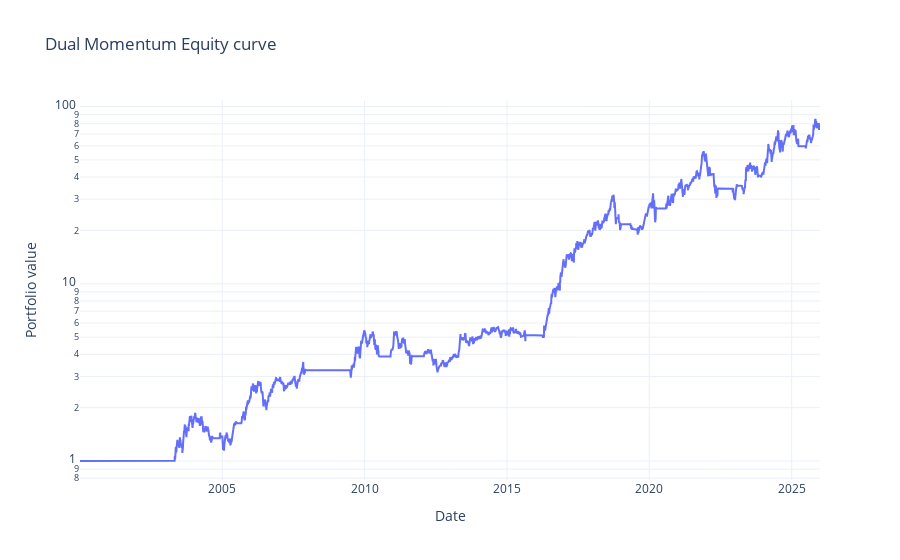
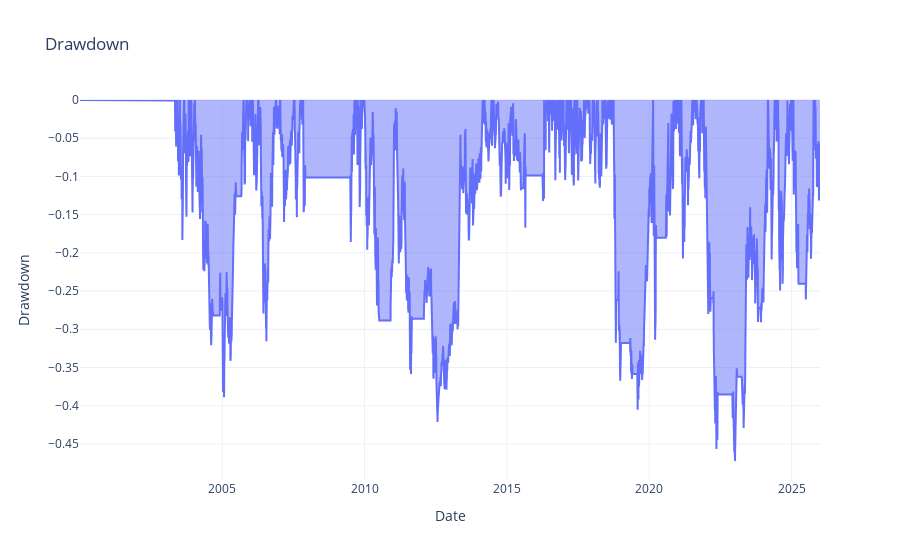

Source (notebook cell) for these figures, in order:
### Code cell
strategy_tech.plot_return()

### Figure 1 — Plotly figure (JSON) as saved in the notebook; plotly's stock layout.template omitted (floating-point values rounded to 4 significant figures; data arrays with more than 128 entries replaced by an {"elided": "..."} marker saying what was removed)
{"data": [{"mode": "lines", "name": "Dual Momentum", "type": "scatter", "x": {"elided": "6538 str values"}, "y": {"elided": "6538 float values"}}], "layout": {"hovermode": "x unified", "title": {"text": "Dual Momentum Equity curve"}, "xaxis": {"title": {"text": "Date"}}, "yaxis": {"title": {"text": "Portfolio value"}, "type": "log"}}}

### Figure 2 — Plotly figure (JSON) as saved in the notebook; plotly's stock layout.template omitted (floating-point values rounded to 4 significant figures; data arrays with more than 128 entries replaced by an {"elided": "..."} marker saying what was removed)
{"data": [{"fill": "tozeroy", "name": "Drawdown", "type": "scatter", "x": {"elided": "6538 str values"}, "y": {"elided": "6538 float values"}}], "layout": {"hovermode": "x unified", "title": {"text": "Drawdown"}, "xaxis": {"title": {"text": "Date"}}, "yaxis": {"title": {"text": "Drawdown"}}}}
